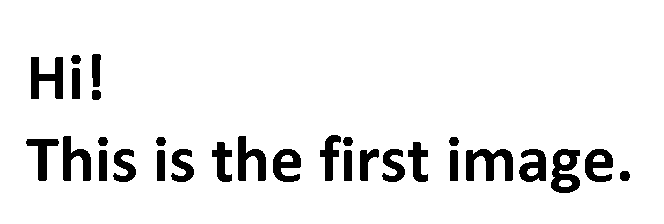
#> input picture Code/parityRule/image1.bmp, 664 x 224 px
$ python parityRuleSolution.py
#> lines starting #> are read from the running program, lines starting #| are printed output that depends on the picture; after the words box and inside, x2 and y2 are one past the last pixel; in counts of white or black regions, pixels touching at a corner belong together
# -*- coding: utf-8 -*-
# Copyright (C) 2016 Universite de Geneve, Switzerland
# E-mail contact: sebastien.leclaire@etu.unige.ch
#
# The Parity Rule
#

from numpy import *
import matplotlib.pyplot as plt
from matplotlib import cm
import copy
import imageio

# Definition of functions
def readImage(string): # This function only work for monochrome BMP.
#> called with string = './image1.bmp'
    image =  imageio.imread(string);
#> image: shape (224, 664) bool; 92.5% white; 29 black regions, largest, box (x1, y1, x2, y2) and area: (466, 149, 513, 181) 877, (551, 149, 580, 193) 805, (31, 57, 63, 99) 782
    image[image == 255] = 1
    image = image.astype(int)
    return image # Note that the image output is a numPy array of type "int".

# Main Program

# Program input, i.e. the name of the image "imageName" and the maximum number of iteration "maxIter"
imageName = './image1.bmp'
maxIter   = 32

# Read the image and store it in the array "image"
image = readImage(imageName) # Note that "image" is a numPy array of type "int".
# Its element are obtained as image[i,j]
# Also, in the array "image" a white pixel correspond to an entry of 1 and a black pixel to an entry of 0.

# Get the shape of the image , i.e. the number of pixels horizontally and vertically.
# Note that the function shape return a type "tuple" (vertical_size,horizontal_size)
imageSize = shape(image);
#> imageSize = (224, 664)

# Print to screen the initial image.
print('Initial image:')
plt.clf()
plt.imshow(image, cmap=cm.gray)
plt.show()
plt.pause(0.1)

# Main loop
for it in range(1,maxIter+1):

    imageCopy = copy.copy(image);

    # The following code is one particular solution of the parity rule...
    for i in range(0,imageSize[0]):
        for j in range(0,imageSize[1]):
            iM = (i-1) % imageSize[0]
            iP = (i+1) % imageSize[0]
            jM = (j-1) % imageSize[1]
            jP = (j+1) % imageSize[1]
            image[i,j] = (imageCopy[iM,j] + imageCopy[iP,j] + imageCopy[i,jM] + imageCopy[i,jP]) % 2

    # Print to screen the image after each iteration.
    print('Image after',it,'iterations:')
    plt.clf()
    plt.imshow(image, cmap=cm.gray)
    plt.show()
    plt.pause(0.1)
#> this loop made 32 passes
#> pass 1, `plt.show()`:
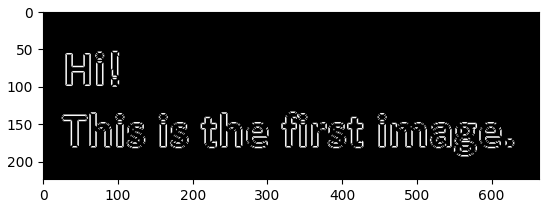
#> figure drawn by matplotlib, 1 panel
#> pass 2, `imageCopy = copy.copy(image);`:
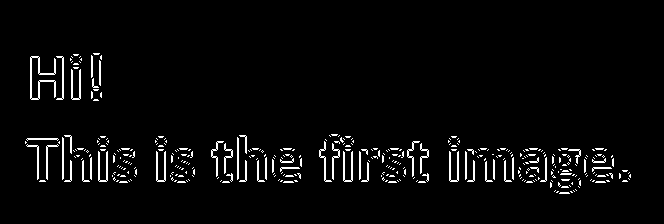
#> imageCopy: shape (224, 664) int64; values 0 (black) and 1 (white), 3.4% white in thin lines or dots, all inside (x1, y1, x2, y2) = (25, 53, 631, 194)
#> pass 2, `plt.show()`:
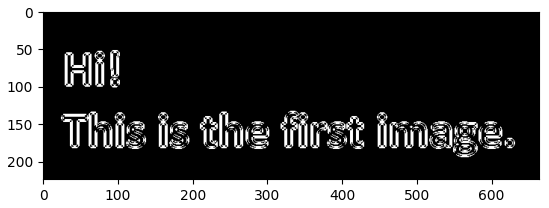
#> figure drawn by matplotlib, 1 panel
#> pass 3, `imageCopy = copy.copy(image);`:
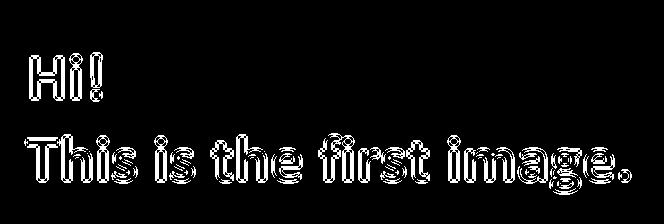
#> imageCopy: shape (224, 664) int64; values 0 (black) and 1 (white), 6.6% white; 108 white regions (43 under 20 px), largest, box (x1, y1, x2, y2) and area: (29, 55, 65, 101) 768, (318, 133, 355, 183) 752, (57, 134, 88, 183) 406
#> after the loop:
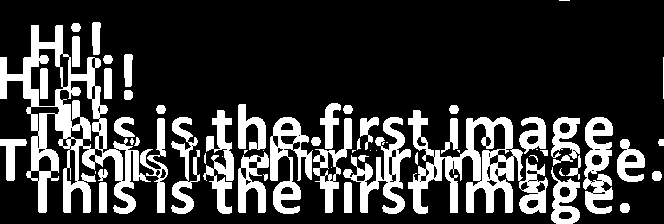
#> image: shape (224, 664) int64; values 0 (black) and 1 (white), 22.5% white; 63 white regions (15 under 20 px), largest, box (x1, y1, x2, y2) and area: (0, 25, 151, 214) 8028, (408, 110, 548, 214) 5663, (343, 117, 411, 214) 2177

# Print to screen the number of white pixels in the final image
print("The number of white pixels after",it,"iterations is: ", sum(image))
#| The number of white pixels after 32 iterations is:  33504
